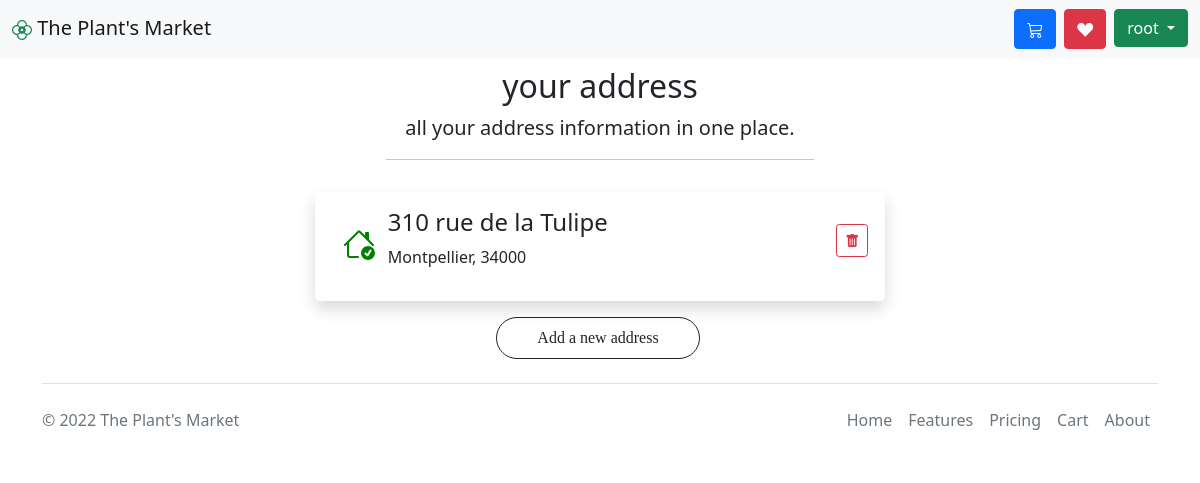
Page /account/addresses (signed in) on the committed database.
### store/models.py (models this page shows)
class Shopper(AbstractUser):
    favorite = models.ManyToManyField(Product)

### account/models.py (models this page shows, shortened)
class Address(models.Model):
    name = models.CharField(max_length=100)
    city = models.CharField(max_length=38, default='default')
    postal_code = models.CharField(max_length=5)
    address_complement = models.CharField(max_length=50, blank=True)
    user = models.ForeignKey(Shopper, on_delete=models.CASCADE)

### account/views.py (the view)
# urls.py: path('account/addresses', account_address, name='addresses'),
@login_required
def account_address(request):
    addresses = Address.objects.filter(user=request.user)
    return render(request, 'account/user_address.html', context={"addresses": addresses})

### account/templates/account/user_address.html (shortened to what this page needs)
{% extends 'base.html' %}
{% load static %}
{% block content %}
    <div class="container">
        <div class="text-center px-4 py-2">
            <h2>your address</h2>
            <p class="lead">
                all your address information in one place.
            </p>
            <hr class="my-2 custom-hr mx-auto">
        </div>
        {% if addresses %}
            {% for address in addresses %}
                <div class="row row-cols-1 row-cols-md-3 my-3">
                    <div class="col-auto mx-auto my-auto w-50">
                        <div class="row rounded-3 py-3 px-3 shadow">
                            <div class="col-1 my-auto">
                            </div>
                            <div class="col-10 my-auto">
                                <a class="text-dark decoration-none"
                                   href="{% url 'my_account:update_address' address.id %}">
                                    <h4 class="card-title pricing-card-title">{{ address.name }}</h4></a>
                                <p>{{ address.city }}, {{ address.postal_code }}</p>
                            </div>
                            <div class="col-1 text-center mx-auto my-3">
                                <a href="{% url 'my_account:delete_address' address.id %}"
                                   class="btn btn-outline-danger btn-sm btn-md mb-2">
                                    <i class="bi bi-trash-fill"></i>
                                </a>
                            </div>
                        </div>
                    </div>
                </div>
            {% endfor %}
        <div class="col-12 text-center mx-auto">
            <a href="{% url 'my_account:new_address' %}" class=" btn btn-outline-dark btn-filter rounded-pill px-2 py-2 me-1">
                Add a new address
            </a>
        </div>
        {% endif %}
    </div>
{% endblock %}

### templates/base.html (shortened to what this page needs)
{% load static %}
<!DOCTYPE html>
<html lang="en">
<head>
    <link href="https://cdn.jsdelivr.net/npm/bootstrap@5.0.2/dist/css/bootstrap.min.css" rel="stylesheet"
>
    <link rel="stylesheet" href="https://cdn.jsdelivr.net/npm/bootstrap-icons@1.9.1/font/bootstrap-icons.css">
    <link rel="stylesheet" href="{% static 'css/signin.css' %}">
    <link rel="stylesheet" href="{% static 'css/custom.css' %}">
</head>
<header>
    <nav class="navbar navbar-light bg-light">
        <div class="container-fluid">
            <a class="navbar-brand" href="{% url 'index' %}"><i class="bi bi-flower2 text-success"></i>&nbsp;The Plant's
                Market</a>
            <form class="d-flex">
                {% if user.cart %}
                    <a href="{% url 'cart' %}" class="btn btn-primary me-2"><i class="bi bi-cart3"></i></a>
                {% endif %}
                {% if user.is_authenticated %}
                    <a href="{% url 'show-favorite' %}" class="btn btn-danger me-2"><i
                            class="bi bi-suit-heart-fill"></i></a>
                    <div class="dropdown">
                        <button class="btn btn-success dropdown-toggle" type="button" id="dropdownMenuLink"
                                data-bs-toggle="dropdown" aria-expanded="false">
                            {{ user.username }}
                        </button>
                    </div>
                {% else %}
                    <a href="{% url 'login' %}" class="btn btn-success">Login</a>
                {% endif %}
            </form>
        </div>
    </nav>
</header>
<body>
{% block content %}
{% endblock %}
<div class="container mt-4">
    <footer class="d-flex flex-wrap justify-content-between align-items-center py-3 my-4 border-top">
        <p class="col-md-4 mb-0 text-muted">© 2022 The Plant's Market</p>
        <ul class="nav col-md-4 justify-content-end">
            <li class="nav-item"><a href="#" class="nav-link px-2 text-muted">Home</a></li>
            <li class="nav-item"><a href="#" class="nav-link px-2 text-muted">Features</a></li>
            <li class="nav-item"><a href="#" class="nav-link px-2 text-muted">Pricing</a></li>
            <li class="nav-item"><a href="#" class="nav-link px-2 text-muted">Cart</a></li>
            <li class="nav-item"><a href="#" class="nav-link px-2 text-muted">About</a></li>
        </ul>
    </footer>
</div>
</body>
</html>

### store/static/css/signin.css (style rules this page uses)
.bi { vertical-align: -.125em; fill: currentColor; }

### store/static/css/custom.css (style rules this page uses)
.decoration-none { text-decoration: none; }
.btn-filter { text-decoration: none; padding: 2% 20%; border-radius: 25%; font-family: Poppins; padding-left: 5vmin !important; padding-right: 5vmin !important; }
.custom-hr { width: 40% !important; }

### rows in the picture
Shopper: username "root"
Address: name "310 rue de la Tulipe", city "Montpellier", postal_code "34000"
